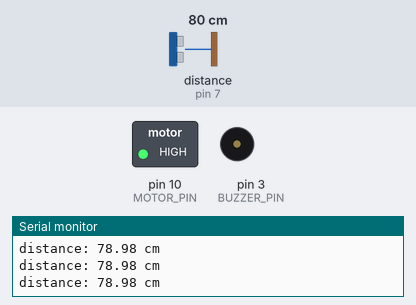
Simulated run of this sketch. Board: Arduino Uno, built with avr-gcc and run on an emulated ATmega328P. Parts: switched loads named in the sketch (green lamp = pin HIGH), buzzer (waves = sounding), the last lines printed to the serial monitor. Wiring (inferred from the names in the program): ultrasonic range finder: trigger pin 6; echo pin 7. The inputs (shaded band) are chosen by the test bench; at power-on: distance to the obstacle (sensor on pin 7) 80 cm. The echo pulse lasts 58.3 µs per cm; pins used as bus, display or sensor lines are not drawn.

Above: at 1.2 s.
1.3 s: distance to the obstacle (sensor on pin 7) set to 53 cm
4.3 s: distance to the obstacle (sensor on pin 7) set to 47 cm
At 4.9 s:
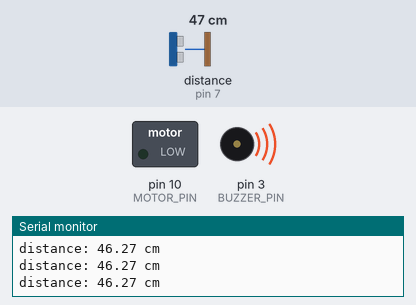
5.8 s: distance to the obstacle (sensor on pin 7) set to 60 cm
At 7.1 s:
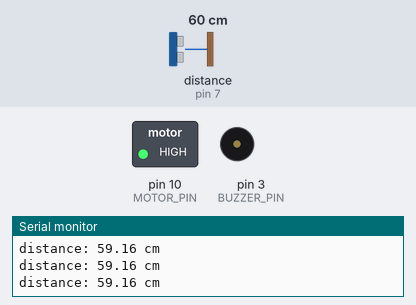
8.8 s: distance to the obstacle (sensor on pin 7) set to 18 cm
At 10.0 s:
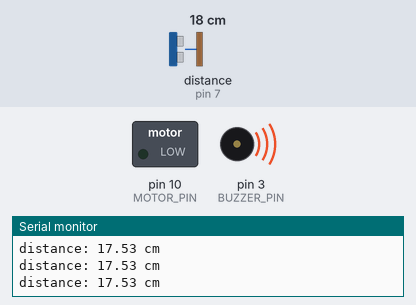
Timing chart, 0 to 11.8 s (numbered marks = the images above; inputs shaded):
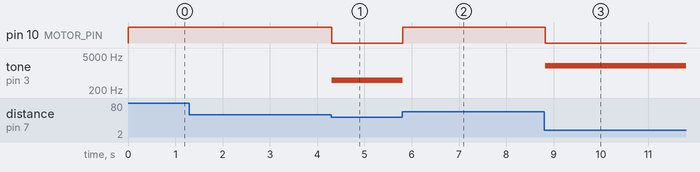

Measured:
- the behaviour switches between 51 and 50 cm on distance to the obstacle (sensor on pin 7) (found by bisection; images 0 and 1)
- after the input at 4.3 s, pin 10 (MOTOR_PIN): HIGH → LOW at once; tone on pin 3 (BUZZER_PIN): silent → 500 Hz at once
- after the input at 5.8 s, pin 10 (MOTOR_PIN): LOW → HIGH at once; tone on pin 3 (BUZZER_PIN): 500 Hz → silent at once
- after the input at 8.8 s, pin 10 (MOTOR_PIN): HIGH → LOW at once; tone on pin 3 (BUZZER_PIN): silent → 2000 Hz at once

The sketch:

uz.ino
```cpp
const int TRIG_PIN = 6;
const int ECHO_PIN = 7;
const int BUZZER_PIN = 3;
const int DISTANCE_THRESHOLD = 50;
const int MOTOR_PIN = 10;

float duration_us, distance_cm;

int gradual(float dist)
{
  if (dist>40) return 500;
  if (dist>30) return 1000;
  if (dist>20) return 1500;
  if (dist>10) return 2000;
  if (dist<=10) return 3000;
}

void setup() {
  // put your setup code here, to run once:
  Serial.begin(9600);
  pinMode(TRIG_PIN, OUTPUT);
  pinMode(ECHO_PIN, INPUT);
  pinMode(BUZZER_PIN, OUTPUT);
  pinMode(MOTOR_PIN, OUTPUT);
}

void loop() {
  // put your main code here, to run repeatedly:
  digitalWrite(TRIG_PIN, HIGH);
  delayMicroseconds(10);
  digitalWrite(TRIG_PIN, LOW);

    // measure duration of pulse from ECHO pin
  duration_us = pulseIn(ECHO_PIN, HIGH);
  // calculate the distance
  distance_cm = 0.017 * duration_us;

  if(distance_cm < DISTANCE_THRESHOLD) {
    //digitalWrite(BUZZER_PIN, HIGH); // turn on Piezo Buzzer

    tone(BUZZER_PIN, gradual(distance_cm));
    digitalWrite(MOTOR_PIN,LOW);
  }
  else{
    //digitalWrite(BUZZER_PIN, LOW);  // turn off Piezo Buzzer
    noTone(BUZZER_PIN);
    digitalWrite(MOTOR_PIN,HIGH);
  }
 // print the value to Serial Monitor
  Serial.print("distance: ");
  Serial.print(distance_cm);
  Serial.println(" cm");
  //delay(500);
}
```
